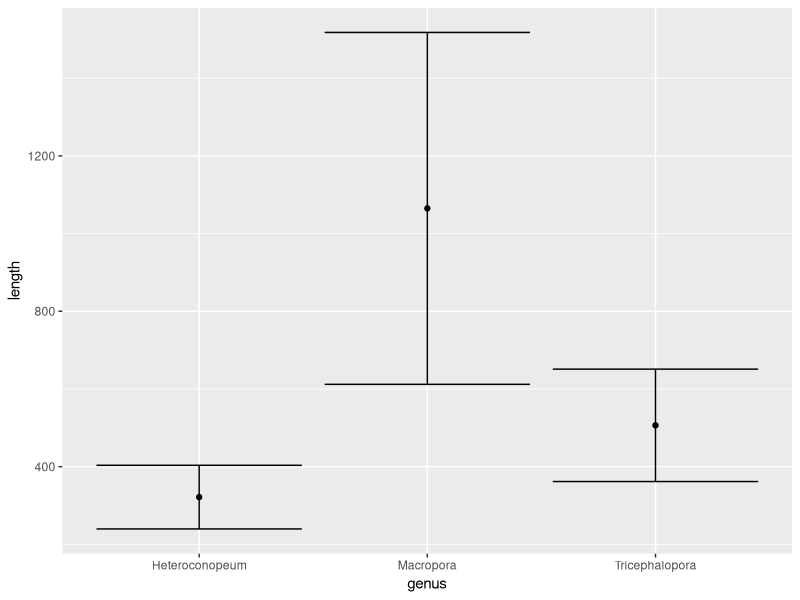

Write R code to recreate this figure.
# Background https://statsandr.com/blog/anova-in-r/
# See also: http://www.sthda.com/english/wiki/normality-test-in-r

library(ggplot2)
library(Hmisc) # required to plot the SD

# read the data
dat <- read.csv("zooid_size.csv", header = TRUE)

unique(dat$genus) # shows unique genus
table(dat$genus) # shows the frequency

# subset data by species
name1 <- "Macropora"
name2 <- "Heteroconopeum"
name3 <- "Tricephalopora"

g1.df <- dat[which(dat$genus == name1),]
g2.df <- dat[which(dat$genus == name2),]
g3.df <- dat[which(dat$genus == name3),]

df <- data.frame(rbind(g1.df, g2.df, g3.df))

mean(df[which(df$genus == name1),]$length)
mean(df[which(df$genus == name2),]$length)
mean(df[which(df$genus == name3),]$length)

########### visualise the data

p<-ggplot(df, aes(x = genus, y = length)) +  
  stat_summary(geom = "point", fun = mean) +
  stat_summary(geom = "errorbar", fun.data = mean_sdl)

p

########### ANOVA

res_aov <- aov(length~genus, data = df)
summary(res_aov)

###########

# you could also subset data by time
time1 <- dat[which(dat$Time == "Campanian.PDT"),]
time2 <- dat[which(dat$Time == "Miocene.PDT"),]
time3 <- dat[which(dat$Time == "Pliocene.PDT"),]
